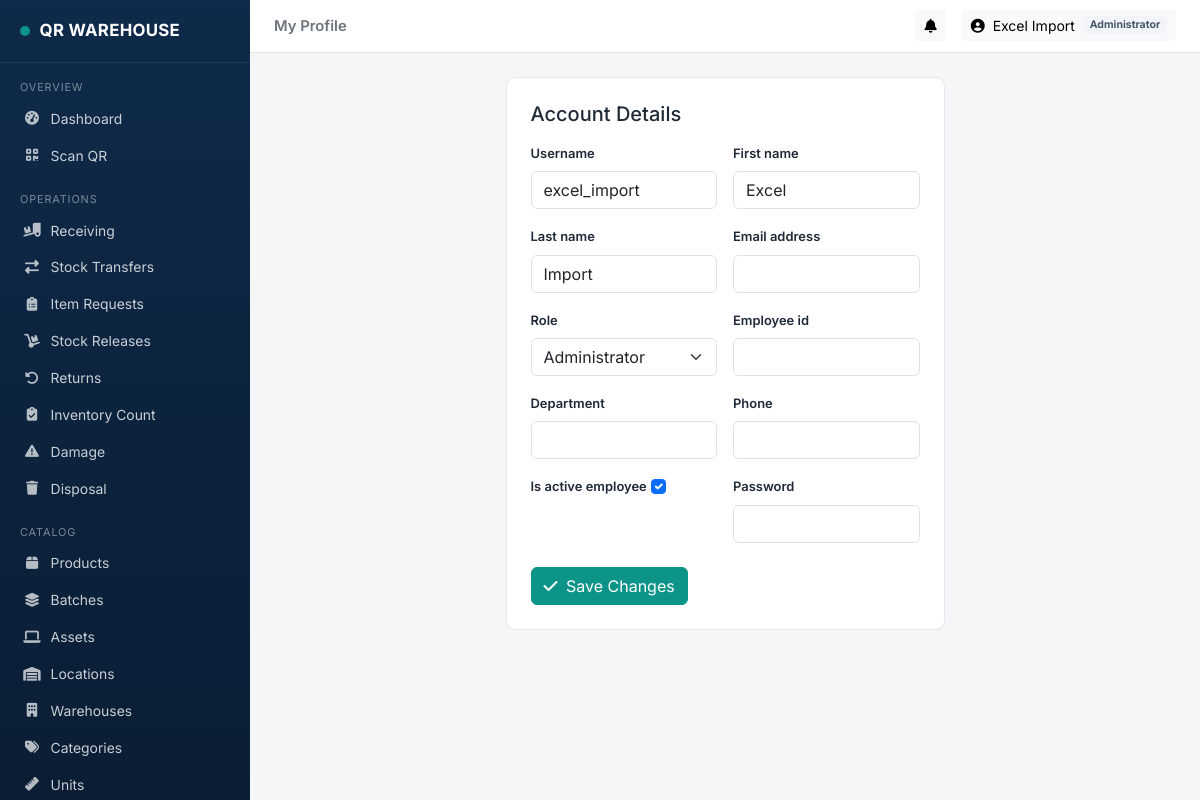
The page /accounts/profile/ (signed in) on the database its author committed.
### backend/models.py (models this page shows, shortened)
class User(AbstractUser):
    class Role(models.TextChoices):
        ADMIN = 'admin', 'Administrator'
        MANAGER = 'manager', 'Warehouse Manager'
        STAFF = 'staff', 'Warehouse Staff'
        REQUESTER = 'requester', 'Requesting Department'
        AUDITOR = 'auditor', 'Auditor / Viewer'
    role = models.CharField(max_length=20, choices=Role.choices, default=Role.STAFF)
    employee_id = models.CharField(max_length=30, blank=True)
    department = models.CharField(max_length=100, blank=True)
    phone = models.CharField(max_length=30, blank=True)
    is_active_employee = models.BooleanField(default=True)

### backend/views.py (the view)
# urls.py: path('profile/', views.profile_view, name='profile'),
@login_required
def profile_view(request):
    if request.method == 'POST':
        form = UserForm(request.POST, instance=request.user)
        if not request.user.can_approve:
            form.fields['role'].disabled = True
        if form.is_valid():
            form.save()
            messages.success(request, "Profile updated.")
            return redirect('accounts:profile')
    else:
        form = UserForm(instance=request.user)
    return render(request, 'accounts/profile.html', {'form': form})

### backend/forms.py (shortened to what this page needs)
class UserForm(forms.ModelForm):
    password = forms.CharField(widget=forms.PasswordInput, required=False, help_text="Leave blank to keep current password.")
    class Meta:
        model = User
        fields = ['username', 'first_name', 'last_name', 'email', 'role', 'employee_id',
                  'department', 'phone', 'is_active_employee']
        widgets = {f: forms.TextInput(attrs=BASE) for f in
                   ['username', 'first_name', 'last_name', 'email', 'employee_id', 'department', 'phone']}
    def __init__(self, *args, **kwargs):
        super().__init__(*args, **kwargs)
        self.fields['role'].widget.attrs.update({'class': 'form-select'})
        self.fields['is_active_employee'].widget.attrs.update({'class': 'form-check-input'})
        self.fields['password'].widget.attrs.update({'class': 'form-control'})

### backend/context_processors.py (called while the page is built)
def notifications_processor(request):
    if not request.user.is_authenticated:
        return {}
    from .models import Notification
    qs = Notification.objects.filter(is_read=False).filter(
        Q(recipient=request.user) | Q(role_target=request.user.role)
    ).order_by('-created_at')[:8]
    return {
        'nav_notifications': qs,
        'nav_notifications_count': qs.count(),
    }

### backend/templates/accounts/profile.html (shortened to what this page needs)
{% extends "base.html" %}
{% load widget_tweaks %}
{% block page_heading %}My Profile{% endblock %}
{% block content %}
<div class="row justify-content-center">
  <div class="col-lg-6">
    <div class="wh-card p-4">
      <h5 class="mb-3">Account Details</h5>
      <form method="post">
        <div class="row g-3">
          {% for field in form %}
          <div class="col-md-6">
            <label class="form-label small fw-semibold">{{ field.label }}</label>
            {{ field }}
          </div>
          {% endfor %}
        </div>
        <button class="btn btn-primary mt-4"><i class="fa-solid fa-check me-1"></i> Save Changes</button>
      </form>
    </div>
  </div>
</div>
{% endblock %}

### backend/templates/base.html (shortened to what this page needs)
{% load static %}
<!DOCTYPE html>
<html lang="en">
<head>
<link rel="stylesheet" href="https://cdnjs.cloudflare.com/ajax/libs/bootstrap/5.3.3/css/bootstrap.min.css">
<link rel="stylesheet" href="https://cdnjs.cloudflare.com/ajax/libs/font-awesome/6.5.1/css/all.min.css">
<link rel="stylesheet" href="{% static 'css/style.css' %}">
</head>
<body>
{% if user.is_authenticated %}
<nav class="wh-sidebar" id="whSidebar">
  <div class="brand"><span class="badge-dot"></span> QR WAREHOUSE</div>
  <div class="nav-section">Overview</div>
  <a class="nav-link {% if request.resolver_match.url_name == 'home' %}active{% endif %}" href="{% url 'dashboard:home' %}"><i class="fa-solid fa-gauge-high"></i> Dashboard</a>
  <a class="nav-link {% if 'scanner' in request.path %}active{% endif %}" href="{% url 'core:scanner' %}"><i class="fa-solid fa-qrcode"></i> Scan QR</a>
  <div class="nav-section">Operations</div>
  <a class="nav-link {% if '/ops/receiving' in request.path %}active{% endif %}" href="{% url 'operations:receiving_list' %}"><i class="fa-solid fa-truck-ramp-box"></i> Receiving</a>
  <a class="nav-link {% if '/ops/transfers' in request.path %}active{% endif %}" href="{% url 'operations:transfer_list' %}"><i class="fa-solid fa-right-left"></i> Stock Transfers</a>
  <a class="nav-link {% if '/ops/requests' in request.path %}active{% endif %}" href="{% url 'operations:request_list' %}"><i class="fa-solid fa-clipboard-list"></i> Item Requests</a>
  <a class="nav-link {% if '/ops/releases' in request.path %}active{% endif %}" href="{% url 'operations:release_list' %}"><i class="fa-solid fa-dolly"></i> Stock Releases</a>
  <a class="nav-link {% if '/ops/returns' in request.path %}active{% endif %}" href="{% url 'operations:return_list' %}"><i class="fa-solid fa-rotate-left"></i> Returns</a>
  <a class="nav-link {% if '/ops/counts' in request.path %}active{% endif %}" href="{% url 'operations:count_list' %}"><i class="fa-solid fa-clipboard-check"></i> Inventory Count</a>
  <a class="nav-link {% if '/ops/damage' in request.path %}active{% endif %}" href="{% url 'operations:damage_list' %}"><i class="fa-solid fa-triangle-exclamation"></i> Damage</a>
  <a class="nav-link {% if '/ops/disposals' in request.path %}active{% endif %}" href="{% url 'operations:disposal_list' %}"><i class="fa-solid fa-trash"></i> Disposal</a>
  <div class="nav-section">Catalog</div>
  <a class="nav-link {% if '/inventory/products' in request.path %}active{% endif %}" href="{% url 'core:product_list' %}"><i class="fa-solid fa-box"></i> Products</a>
  <a class="nav-link {% if '/inventory/batches' in request.path %}active{% endif %}" href="{% url 'core:batch_list' %}"><i class="fa-solid fa-layer-group"></i> Batches</a>
  <a class="nav-link {% if '/inventory/assets' in request.path %}active{% endif %}" href="{% url 'core:asset_list' %}"><i class="fa-solid fa-laptop"></i> Assets</a>
  <a class="nav-link {% if '/inventory/locations' in request.path %}active{% endif %}" href="{% url 'core:location_list' %}"><i class="fa-solid fa-warehouse"></i> Locations</a>
  <a class="nav-link {% if '/inventory/warehouses' in request.path %}active{% endif %}" href="{% url 'core:warehouse_list' %}"><i class="fa-solid fa-building"></i> Warehouses</a>
  <a class="nav-link {% if '/inventory/categories' in request.path %}active{% endif %}" href="{% url 'core:category_list' %}"><i class="fa-solid fa-tags"></i> Categories</a>
  <a class="nav-link {% if '/inventory/units' in request.path %}active{% endif %}" href="{% url 'core:unit_list' %}"><i class="fa-solid fa-ruler"></i> Units</a>
</nav>
<div class="wh-content">
  <div class="wh-topbar">
    <div class="fw-semibold text-secondary d-none d-lg-block">{% block page_heading %}{% endblock %}</div>
    <div class="d-flex align-items-center gap-3">
      <div class="dropdown">
        <button class="btn btn-sm btn-light position-relative" data-bs-toggle="dropdown">
          <i class="fa-solid fa-bell"></i>
        </button>
      </div>
      <div class="dropdown">
        <button class="btn btn-sm btn-light d-flex align-items-center gap-2" data-bs-toggle="dropdown">
          <i class="fa-solid fa-circle-user"></i> {{ user.get_full_name|default:user.username }}
          <span class="badge badge-soft-secondary">{{ user.get_role_display }}</span>
        </button>
      </div>
    </div>
  </div>
  <div class="wh-page">
    {% block content %}{% endblock %}
  </div>
</div>
{% else %}
  {% block guest_content %}{% endblock %}
{% endif %}
</body>
</html>

### backend/static/css/style.css (style rules this page uses)
:root { --wh-navy: #0F2A4A; --wh-navy-dark: #0A1D34; --wh-slate: #1E3A5F; --wh-teal: #0D9488; --wh-teal-dark: #0B7A70; --wh-amber: #F59E0B; --wh-danger: #DC2626; --wh-success: #16A34A; --wh-bg: #F4F6F8; --wh-card: #FFFFFF; --wh-text: #1F2937; --wh-muted: #6B7280; --wh-border: #E5E7EB; --sidebar-width: 250px; }
body { background: var(--wh-bg); color: var(--wh-text); font-family: 'Inter', -apple-system, BlinkMacSystemFont, 'Segoe UI', Roboto, sans-serif; font-size: 0.925rem; }
.wh-sidebar { position: fixed; top:0; left:0; bottom:0; width: var(--sidebar-width); background: linear-gradient(180deg, var(--wh-navy) 0%, var(--wh-navy-dark) 100%); color: #fff; overflow-y: auto; z-index: 1030; }
.wh-sidebar .brand { padding: 1.15rem 1.25rem; font-weight: 700; font-size: 1.05rem; letter-spacing:.3px; border-bottom: 1px solid rgba(255,255,255,.08); display:flex; align-items:center; gap:.6rem; }
.wh-sidebar .brand .badge-dot { width:10px;height:10px;border-radius:50%;background:var(--wh-teal);display:inline-block; }
.wh-sidebar .nav-section { text-transform: uppercase; font-size:.68rem; letter-spacing:.08em; color: rgba(255,255,255,.45); padding: 1rem 1.25rem .35rem; }
.wh-sidebar .nav-link { color: rgba(255,255,255,.78); padding:.5rem 1.25rem; font-size:.87rem; border-left:3px solid transparent; display:flex; align-items:center; gap:.6rem; }
.wh-sidebar .nav-link i { width:18px; text-align:center; opacity:.9; }
.wh-content { margin-left: var(--sidebar-width); min-height:100vh; }
.wh-topbar { background:#fff; border-bottom:1px solid var(--wh-border); padding:.65rem 1.5rem; display:flex; align-items:center; justify-content:space-between; position:sticky; top:0; z-index:1020; }
.wh-page { padding: 1.5rem; }
.wh-card { background:var(--wh-card); border:1px solid var(--wh-border); border-radius:.6rem; }
.btn-primary { background: var(--wh-teal); border-color: var(--wh-teal); }
a { color: var(--wh-teal-dark); text-decoration:none; }
.badge-soft-secondary { background:#F1F5F9; color:#475569; }

### rows shown on the page
User: get_full_name "Excel Import", role "Administrator", form "excel_import" "Excel" "Import" "Administrator" "☑"

### other values the page prints
{{ field.label }} "Username" "First name" "Last name" "Email address" "Role" "Employee id" "Department" "Phone" "Is active employee" "Password"
